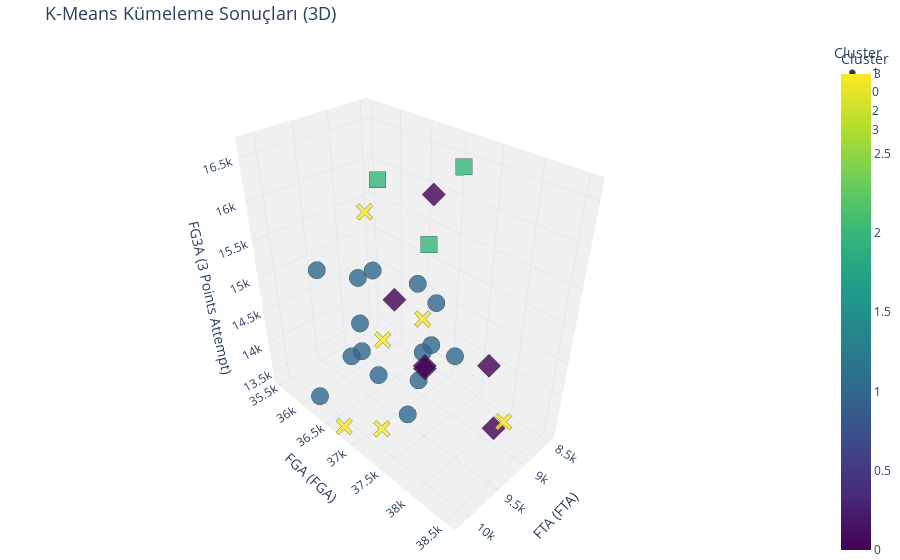

Write notebook code for a chart like this one.
### Code cell
# 3D scatter plot
fig = px.scatter_3d(
    general_stats_last_10_years, 
    x='FTA', 
    y='FGA', 
    z='FG3A', 
    color='cluster', 
    symbol='cluster',
    size_max=10,
    title='K-Means Kümeleme Sonuçları (3D)',
    opacity=0.8,
    color_continuous_scale=px.colors.sequential.Viridis, # Daha güzel bir renk paleti
    labels={
        "FTA": "FTA",
        "FGA": "FGA",
        "FG3A": "3 points attempt",
        "cluster": "Cluster"
    }
)

# Grafik düzenlemeleri
fig.update_layout(
    scene=dict(
        xaxis=dict(title='FTA (FTA)', titlefont=dict(size=14), backgroundcolor="rgb(240, 240, 240)"),
        yaxis=dict(title='FGA (FGA)', titlefont=dict(size=14), backgroundcolor="rgb(240, 240, 240)"),
        zaxis=dict(title='FG3A (3 Points Attempt)', titlefont=dict(size=14), backgroundcolor="rgb(240, 240, 240)"),
    ),
    scene_camera=dict(eye=dict(x=1.5, y=1.5, z=1.5)),  # Perspektif
    margin=dict(l=0, r=0, b=0, t=40),  # Kenar boşlukları
    legend=dict(title="Cluster", font=dict(size=12)),
    title_font=dict(size=18),
    template="plotly_white"  # Beyaz arka plan
)

# Veri noktalarını belirginleştirme
fig.update_traces(marker=dict(size=6, line=dict(width=1, color='DarkSlateGrey')))

# Grafiği göster
fig.show()

### Figure 1 — Plotly figure (JSON) as saved in the notebook; plotly's stock layout.template omitted (floating-point values rounded to 4 significant figures)
{"data": [{"hovertemplate": "Cluster=%{marker.color}<br>FTA=%{x}<br>FGA=%{y}<br>3 points attempt=%{z}<extra></extra>", "legendgroup": "1", "marker": {"color": [1, 1, 1, 1, 1, 1, 1, 1, 1, 1, 1, 1, 1, 1, 1], "coloraxis": "coloraxis", "line": {"color": "DarkSlateGrey", "width": 1}, "opacity": 0.8, "size": 6, "symbol": "circle"}, "mode": "markers", "name": "1", "scene": "scene", "showlegend": true, "type": "scatter3d", "x": [9618, 8666, 8455, 8870, 9459, 10177, 9440, 9586, 9513, 9203, 9601, 10080, 9268, 9318, 9488], "y": [37503, 36557, 36464, 35622, 36126, 37432, 35509, 36498, 36409, 37303, 36809, 36213, 37419, 37763, 37200], "z": [14307, 14713, 13409, 13690, 13736, 15989, 14793, 15200, 14023, 14461, 13932, 13498, 15153, 14637, 13457]}, {"hovertemplate": "Cluster=%{marker.color}<br>FTA=%{x}<br>FGA=%{y}<br>3 points attempt=%{z}<extra></extra>", "legendgroup": "0", "marker": {"color": [0, 0, 0, 0, 0, 0], "coloraxis": "coloraxis", "line": {"color": "DarkSlateGrey", "width": 1}, "opacity": 0.8, "size": 6, "symbol": "diamond"}, "mode": "markers", "name": "0", "scene": "scene", "showlegend": true, "type": "scatter3d", "x": [9277, 8822, 8601, 8891, 9077, 8957], "y": [36772, 36856, 36734, 37925, 37095, 38128], "z": [14880, 13625, 15983, 14333, 13890, 13511]}, {"hovertemplate": "Cluster=%{marker.color}<br>FTA=%{x}<br>FGA=%{y}<br>3 points attempt=%{z}<extra></extra>", "legendgroup": "2", "marker": {"color": [2, 2, 2], "coloraxis": "coloraxis", "line": {"color": "DarkSlateGrey", "width": 1}, "opacity": 0.8, "size": 6, "symbol": "square"}, "mode": "markers", "name": "2", "scene": "scene", "showlegend": true, "type": "scatter3d", "x": [8945, 9664, 9641], "y": [37434, 36969, 37635], "z": [16634, 16579, 16127]}, {"hovertemplate": "Cluster=%{marker.color}<br>FTA=%{x}<br>FGA=%{y}<br>3 points attempt=%{z}<extra></extra>", "legendgroup": "3", "marker": {"color": [3, 3, 3, 3, 3, 3], "coloraxis": "coloraxis", "line": {"color": "DarkSlateGrey", "width": 1}, "opacity": 0.8, "size": 6, "symbol": "x"}, "mode": "markers", "name": "3", "scene": "scene", "showlegend": true, "type": "scatter3d", "x": [9310, 10176, 9416, 9978, 9390, 9579], "y": [36583, 36798, 38550, 37262, 37338, 36660], "z": [14185, 13454, 14267, 13616, 14957, 16092]}], "layout": {"coloraxis": {"colorbar": {"title": {"text": "Cluster"}}, "colorscale": [[0, "#440154"], [0.1111, "#482878"], [0.2222, "#3e4989"], [0.3333, "#31688e"], [0.4444, "#26828e"], [0.5556, "#1f9e89"], [0.6667, "#35b779"], [0.7778, "#6ece58"], [0.8889, "#b5de2b"], [1, "#fde725"]]}, "legend": {"font": {"size": 12}, "title": {"text": "Cluster"}, "tracegroupgap": 0}, "margin": {"b": 0, "l": 0, "r": 0, "t": 40}, "scene": {"camera": {"eye": {"x": 1.5, "y": 1.5, "z": 1.5}}, "domain": {"x": [0, 1], "y": [0, 1]}, "xaxis": {"backgroundcolor": "rgb(240, 240, 240)", "title": {"font": {"size": 14}, "text": "FTA (FTA)"}}, "yaxis": {"backgroundcolor": "rgb(240, 240, 240)", "title": {"font": {"size": 14}, "text": "FGA (FGA)"}}, "zaxis": {"backgroundcolor": "rgb(240, 240, 240)", "title": {"font": {"size": 14}, "text": "FG3A (3 Points Attempt)"}}}, "title": {"font": {"size": 18}, "text": "K-Means Kümeleme Sonuçları (3D)"}}}
